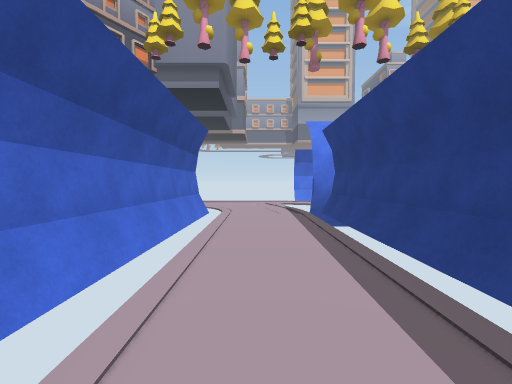
[1] (above)

13 first-person views from a walk through a scene from a Unity 3-D project. The camera is 1.5 m above the floor, tilts 2° down and sees 90° across. The floor is counted in squares, 2 m on a side. Each view is taken from the middle of a square. On the plan, view 1 faces up. The plan holds only what a view shows up to about 9 squares ahead; the rest is blank. The place goes on beyond the plan. The player is left out.

[2]
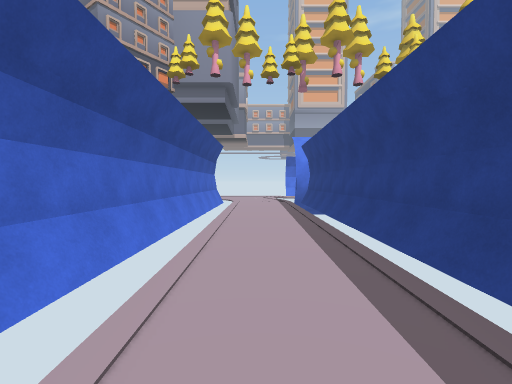

[3]
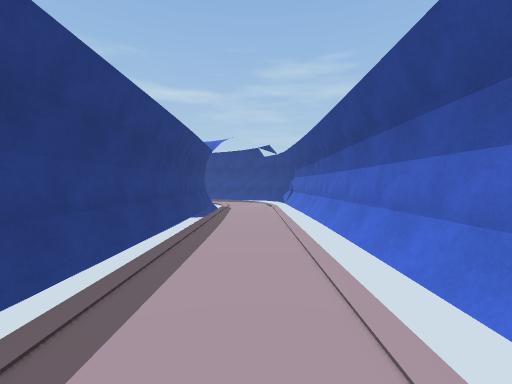

[4]
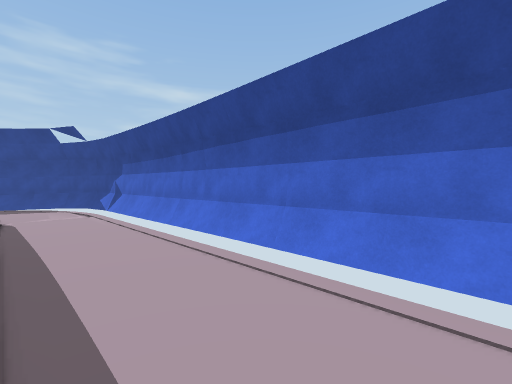

[5]
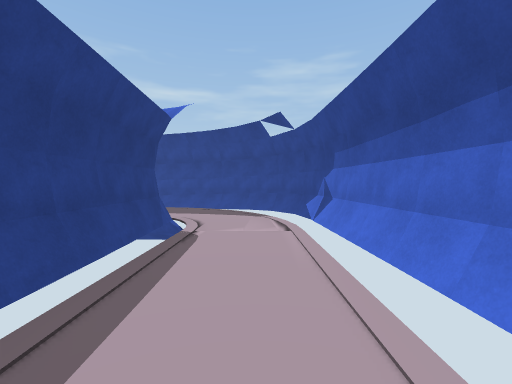

[6]
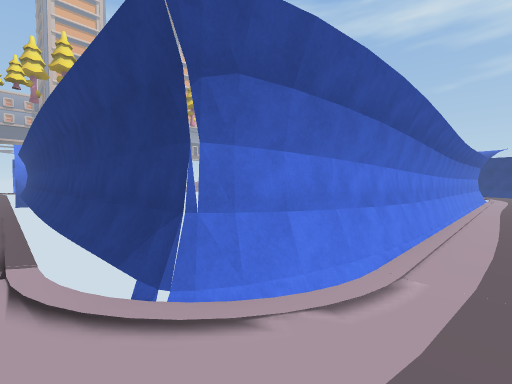

[7]
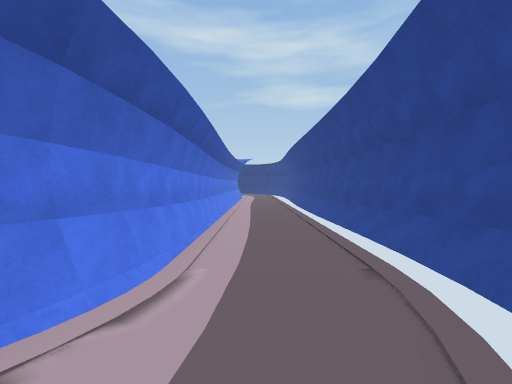

[8]
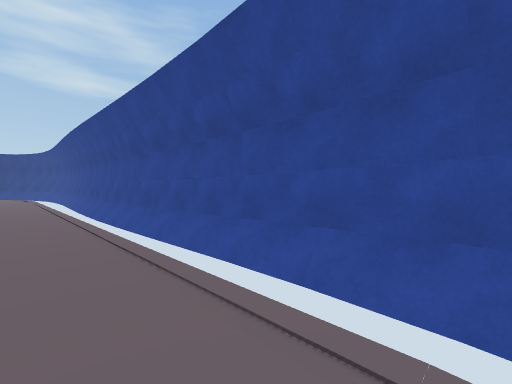

[9]
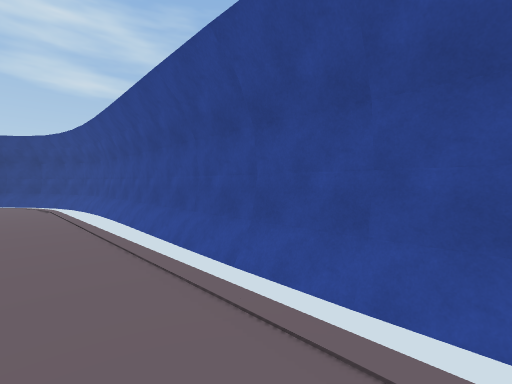

[10]
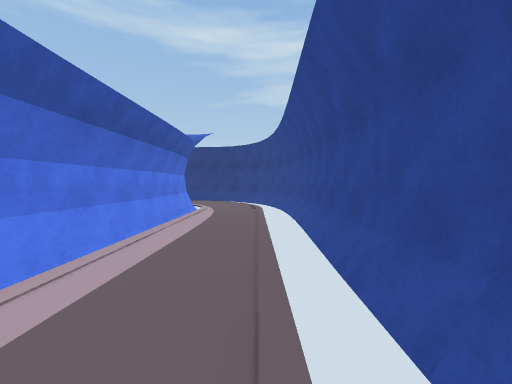

[11]
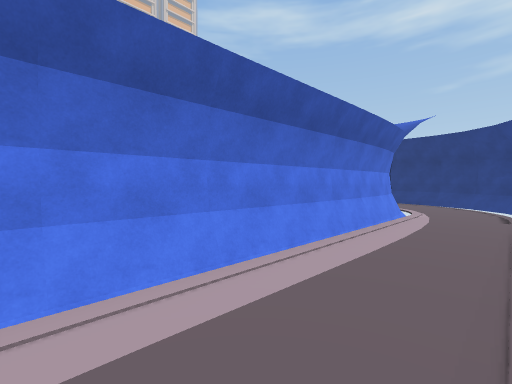

[12]
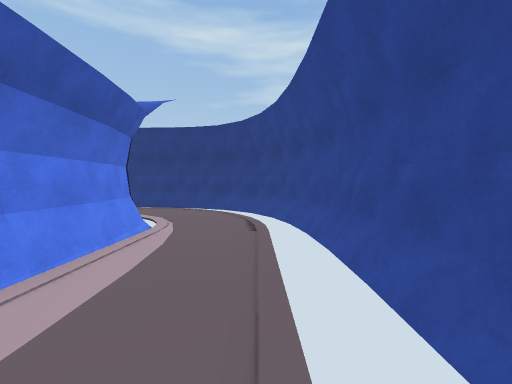

[13]
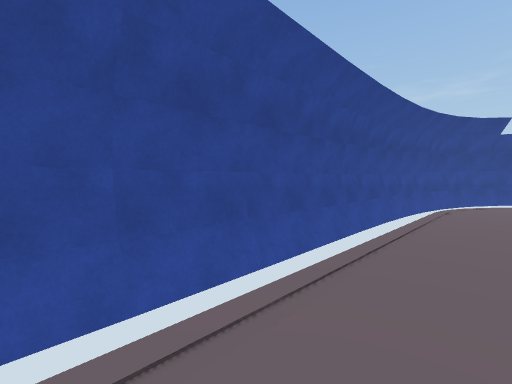

### Floor plan
Key: @ floor where view 1 was taken; # wall or solid block; . main floor; : floor 0.25 m higher than the main floor; - floor 0.25 m lower than the main floor; + floor 0.5 m higher than the main floor.
Columns run from 2 left of view 1 to 24 right of it. Each row starts with its distance up from view 1.
  9  ::
  8  ::
  7 #+: #
  6 ##:+#
  5 ##::#
  4  #::#
  3  #::#
  2  #::#
  1  #::#
  0  #@:#
 -1  #::#
 -2  #::#
 -3  #::#
 -4  #::#
 -5  #::#
 -6  #..#
 -7  #..#
 -8  #..#                     #
 -9  #..##                # --#
-10  #...##################--##
-11  ##............--------- #
-12  ### ..........-------- ##
-13    ######################

Where each view was taken, in squares from view 1:
view 1: 0 up, 0 right, facing up
view 2: 3 down, 0 right, facing up
view 3: 1 up, 0 right, facing down
view 4: 1 down, 1 right, facing down-left
view 5: 4 down, 0 right, facing down
view 6: 11 down, 1 right, facing up-right
view 7: 11 down, 1 right, facing right
view 8: 11 down, 3 right, facing down-right
view 9: 11 down, 10 right, facing down-right
view 10: 12 down, 11 right, facing right
view 11: 12 down, 12 right, facing up-right
view 12: 12 down, 15 right, facing right
view 13: 11 down, 10 right, facing down-left
